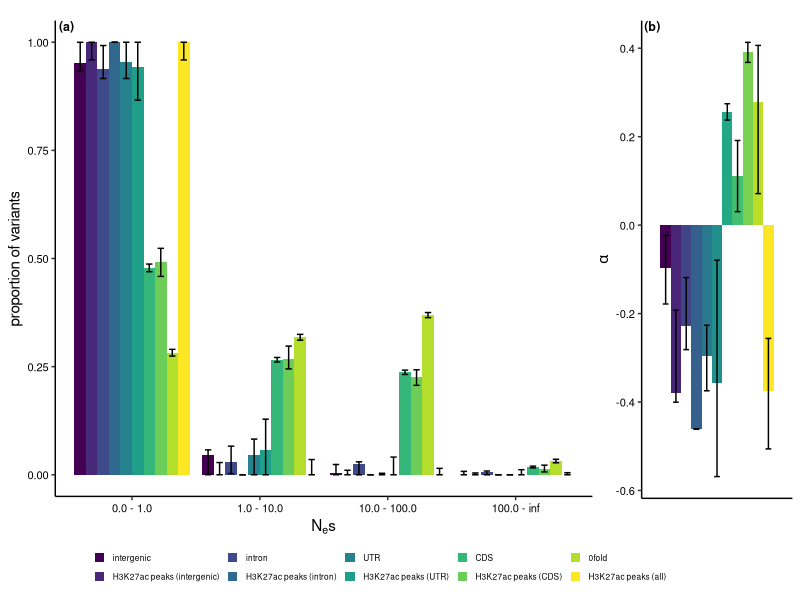
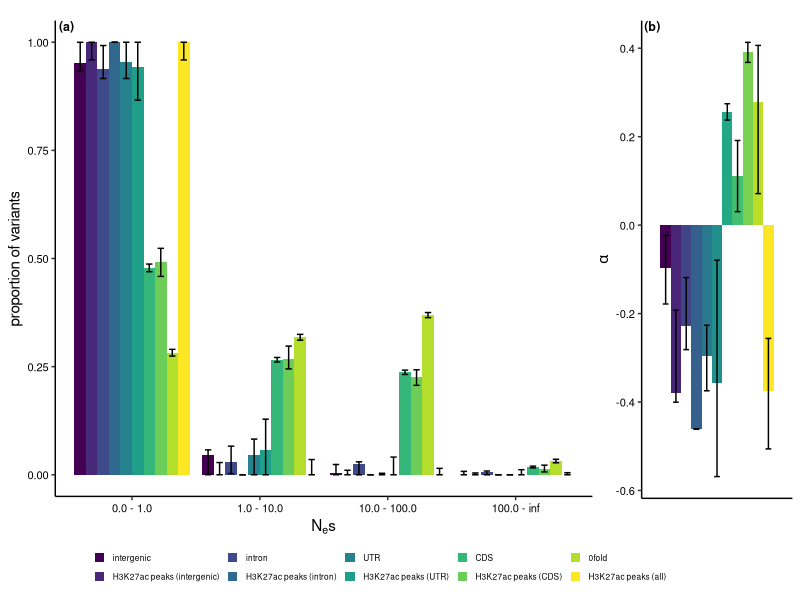

Reproduce these figures in R, in order.
library(ggplot2)
library(dplyr)
library(viridis)
library(gridExtra)

setwd('~/sal_enhancers/dfe')

#=======================================================================================================================
#     DFE
#=======================================================================================================================

# dfe <- read.csv('binned_dfe_allregions.csv')
dfe <- read.csv('binned_gammadfe_allregions_nes.csv')

str(dfe)
dfe$region <- factor(dfe$region, levels=c('intergenic', 'intergenic-enhancers', 'intron', 'intron-enhancers', 'utr', 'utr-enhancers', 'cds', 'cds-enhancers', '0fold', '0fold-enhancers', 'all-enhancers'))
levels(dfe$region) <- c('intergenic', 'H3K27ac peaks (intergenic)', 'intron', 'H3K27ac peaks (intron)', 'UTR', 'H3K27ac peaks (UTR)', 'CDS', 'H3K27ac peaks (CDS)', '0fold', 'H3K27ac peaks (0fold)', 'H3K27ac peaks (all)')

levels(dfe$bin) <- c("0 - 1", "1 - 10", "10 - 100", "> 100")
str(dfe)

raw <- subset(dfe, rep==0)
bs <- subset(dfe, rep!=0)

cis <- summarise(group_by(bs, region, bin),
                 lwr=quantile(proportion, 0.025), upr=quantile(proportion, 0.975))

plot_data <- full_join(raw, cis)

dfe_plot <- ggplot(plot_data, aes(x=bin, y=proportion, fill=region)) +
  geom_bar(stat='identity', position = position_dodge(width=0.9)) +
  scale_fill_viridis(discrete = T) +
  geom_errorbar(aes(ymin=lwr, ymax=upr), position = position_dodge(width=0.9), width=0.5) +
  theme_classic() +
  theme(legend.title=element_blank(),
        legend.position = "bottom", legend.key.size = unit(.28, "cm"),
        legend.margin = margin(t = -1, r = 0, b = 2, l = -10, unit = "mm"),
        legend.text = element_text(colour = "black",size=6),
        axis.text.y = element_text(colour = "black",size=8),
        axis.text.x = element_text(colour = "black",size=8),
        plot.title = element_text(size=9, vjust=-6, hjust=0.007, face='bold'),
        strip.background = element_blank(),
        plot.margin = margin(t=0, r=5.5, b=5.5, l=5.5, unit = "pt"))+
  xlab(expression(N[e] * s)) + ylab('proportion of variants') +
  ggtitle('(a)') +
  guides(fill = guide_legend(nrow = 2))

#=======================================================================================================================
#     Alpha
#=======================================================================================================================

alp <- read.csv('../divergence/alpha_estimates.csv')

str(alp)
alp$region <- factor(alp$region, levels=c('intergenic', 'intergenic-enhancers', 'intron', 'intron-enhancers', 'utr', 'utr-enhancers', 'cds', 'cds-enhancers', '0fold', '0fold-enhancers', 'all-enhancers'))
levels(alp$region) <- c('intergenic', 'H3K27ac peaks (intergenic)', 'intron', 'H3K27ac peaks (intron)', 'UTR', 'H3K27ac peaks (UTR)', 'CDS', 'H3K27ac peaks (CDS)', '0fold', 'H3K27ac peaks (0fold)', 'H3K27ac peaks (all)')

alp$bin <- 'alpha'

raw <- subset(alp, bs_rep==0)
bs <- subset(alp, bs_rep!=0)

cis <- summarise(group_by(bs, region),
                 lwr=quantile(alpha, 0.025), upr=quantile(alpha, 0.975))

plot_data <- full_join(raw, cis)

alpha_plot <- ggplot(plot_data, aes(x=bin, y=alpha, fill=region)) +
  geom_bar(stat='identity', position = position_dodge(width=0.9)) +
  scale_fill_viridis(discrete = T) +
  geom_errorbar(aes(ymin=lwr, ymax=upr), position = position_dodge(width=0.9), width=0.5) +
  theme_classic() + labs(x='', y=expression(alpha)) +
  theme(legend.title=element_blank(),
        legend.position = 'none',
        legend.margin = margin(t = -1, r = 0, b = 2, l = -10, unit = "mm"),
        legend.text = element_text(colour = "black",size=6),
        axis.text.y = element_text(colour = "black",size=8),
        axis.text.x = element_blank(),
        axis.ticks.x = element_blank(),
        strip.background = element_blank(),
        plot.title = element_text(size=9, vjust=-6, hjust=0.02, face='bold'),
        plot.margin = margin(t=0, r=5.5, b=17, l=0, unit = "pt"))+
  ggtitle('(b)') +
  guides(fill = guide_legend(nrow = 2))

g_legend<-function(a.gplot){
  tmp <- ggplot_gtable(ggplot_build(a.gplot))
  leg <- which(sapply(tmp$grobs, function(x) x$name) == "guide-box")
  legend <- tmp$grobs[[leg]]
  return(legend)}


leg <- g_legend(dfe_plot)

png('binned_gammadfe_allregions_nes.png', width=7.5, height=3, units='in', res=320)

layout <- rbind(c(1,1,1,1,1,1,2,2),
                c(3,3,3,3,3,3,3,3))

grid.arrange(dfe_plot + theme(legend.position="none"), alpha_plot, leg, layout_matrix=layout, heights=c(10,1))

dev.off()

pdf('binned_gammadfe_allregions_nes.pdf', width=7.5, height=3)

layout <- rbind(c(1,1,1,1,1,1,2,2),
                c(3,3,3,3,3,3,3,3))

grid.arrange(dfe_plot + theme(legend.position="none"), alpha_plot, leg, layout_matrix=layout, heights=c(10,1))

dev.off()
